Frame 1 (no input): blank canvas, image omitted
Frame 60 (the mouse pressed at the canvas centre just before this capture): blank canvas, image omitted
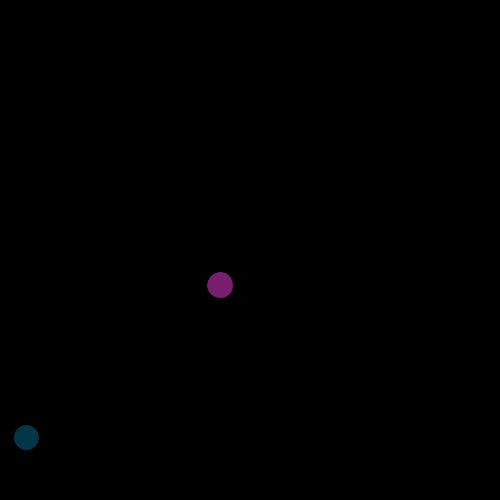
Frame 120 (the mouse held since frame 60 and released just before this capture)

The Processing sketch whose frames 1 and 60 were blank and that drew this single picture after the mouse press (run headless with seeded random() and noise(); from frame 60 on, the mouse is pressed at the canvas centre):

// Processing sketch: ball_thrower
// ── ball_thrower.pde
/* Ezenwelu Valentine
 
 BALL THOWER*/

// VARIABLES DECLARATION
int ballsNum = 0;//number of balls 
float ballDiam;// ball size
float[] x;// x cordinates for ball
float[]y;// y cordinates for ball
float[]diameter;// array for diameter
color[] colourOfBall;// ball colour
float[] opacity;// opacity
boolean[] existingBall;// ball existence 
float[] xSpeed;// x cordinate speed 
float [] ySpeed;// y cordinate speed 

void setup(){
  size(500,500);// canvas
  createArrays();// function to assign arrayes and create them 
}
void draw(){
  background(0);// black
  display();// function to display the balls 
  move();// function to move balls 
  fade();// function to fade balls
}
// create array function
void createArrays() {
  x = new float[300];
  y = new float[300];
  xSpeed = new float[300];
  ySpeed = new float[300];
  diameter = new float[300];
  colourOfBall = new color[300];
  opacity = new float[300];
  existingBall = new boolean[300];
}
// function to generate ball
void generateBall(int xValue, int yValue) {
  if (ballsNum < 300) {// ball generates as long as it is less that 300
    diameter[ballsNum] = int(random(20, 50));
    colourOfBall[ballsNum] = color(random(255), random(255), random(255));
    opacity[ballsNum] = random(155,255);
    existingBall[ballsNum] = true;
    xSpeed[ballsNum] = random(-6, 6);
    ySpeed[ballsNum] = random(-6, 6);
    
    x[ballsNum] = xValue;
    y[ballsNum] = yValue;
    ballsNum++;
  }
}

//function to display ball
void display() {
  for (int i = 0; i < ballsNum; i++) {
    if (existingBall[i]) {
      fill(colourOfBall[i], opacity[i]);
      circle(x[i], y[i], diameter[i]);
    }
  }
}
//function to assign the mouse pressed to release balls 
void mousePressed() {
  for(int i =1 ; i < int(random(2,100)); i+=int(random(1,5)))
  {
  generateBall(mouseX, mouseY);
  }
}

//function to move the balls 
void move() {
  for (int i = 0; i < ballsNum; i++) {
    x[i] += xSpeed[i]; 
    y[i] += ySpeed[i]; 

     if (x[i] <= 0 || x[i] >= width) {
      xSpeed[i] = -xSpeed[i];
    }
    if (y[i] <= 0 || y[i]>= height) {
      ySpeed[i] = -ySpeed[i];
    }
  }
}
// fading ball away function 
void fade() {
  for (int i = 0; i <ballsNum; i++) {
    opacity[i] -= 1; 
    if (opacity[i] <= 0) {
      existingBall[i] = false; 
    }
  }
}
